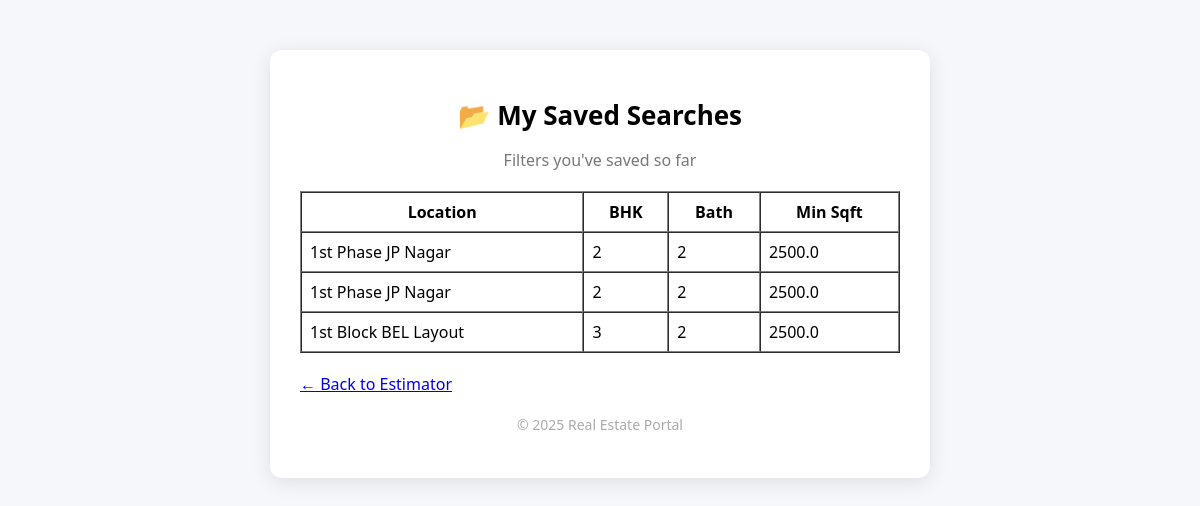
/my-searches (signed in), run on the app's committed database.
### tables this page shows
CREATE TABLE saved_searches (
            id INTEGER PRIMARY KEY AUTOINCREMENT,
            user_id INTEGER NOT NULL,
            location TEXT,
            bhk INTEGER,
            bath INTEGER,
            min_sqft REAL,
            FOREIGN KEY(user_id) REFERENCES users(id)
        );

### server/app.py (the view)
@app.route('/my-searches')
def my_searches():
    if 'user' not in session:
        return redirect(url_for('login_user'))
    username = session['user']
    conn = sqlite3.connect(DB_PATH)
    cursor = conn.cursor()
    cursor.execute("SELECT id FROM users WHERE username = ?", (username,))
    user = cursor.fetchone()
    if not user:
        conn.close()
        return "User not found", 404
    user_id = user[0]
    cursor.execute('''SELECT location, bhk, bath, min_sqft FROM saved_searches WHERE user_id = ? ORDER BY id DESC''', (user_id,))
    saved = cursor.fetchall()
    conn.close()
    return render_template('my_searches.html', searches=saved)

### templates/my_searches.html (shortened to what this page needs)
<!DOCTYPE html>
<html lang="en">
<head>
    <link rel="stylesheet" href="{{ url_for('static', filename='style.css') }}">
</head>
<body>
    <div class="container">
        <header>
            <h1>📂 My Saved Searches</h1>
            <p>Filters you've saved so far</p>
        </header>
        {% if searches %}
            <table border="1" cellpadding="8" cellspacing="0" style="width:100%; margin-top:15px;">
                <thead>
                    <tr>
                        <th>Location</th>
                        <th>BHK</th>
                        <th>Bath</th>
                        <th>Min Sqft</th>
                    </tr>
                </thead>
                <tbody>
                    {% for row in searches %}
                    <tr>
                        <td>{{ row[0] }}</td>
                        <td>{{ row[1] }}</td>
                        <td>{{ row[2] }}</td>
                        <td>{{ row[3] }}</td>
                    </tr>
                    {% endfor %}
                </tbody>
            </table>
        {% else %}
            <p style="margin-top:20px;">You haven't saved any searches yet.</p>
        {% endif %}
        <p style="margin-top: 20px;">
            <a href="{{ url_for('index') }}">← Back to Estimator</a>
        </p>
        <footer>
            <p>&copy; 2025 Real Estate Portal</p>
        </footer>
    </div>
</body>
</html>

### static/style.css (style rules this page uses)
body { font-family: 'Segoe UI', Tahoma, Geneva, Verdana, sans-serif; background: #f5f7fa; margin: 0; padding: 0; }
.container { max-width: 600px; margin: 50px auto; padding: 30px; background-color: white; border-radius: 12px; box-shadow: 0 4px 20px rgba(0, 0, 0, 0.1); }
header h1 { font-size: 26px; margin-bottom: 5px; text-align: center; }
header p { text-align: center; color: #777; margin-bottom: 20px; }
footer { text-align: center; margin-top: 20px; font-size: 14px; color: #aaa; }

### data on the page
saved_searches: location "1st Phase JP Nagar", bhk "2", bath "2", min_sqft "2500.0"
saved_searches: location "1st Phase JP Nagar", bhk "2", bath "2", min_sqft "2500.0"
saved_searches: location "1st Block BEL Layout", bhk "3", bath "2", min_sqft "2500.0"
